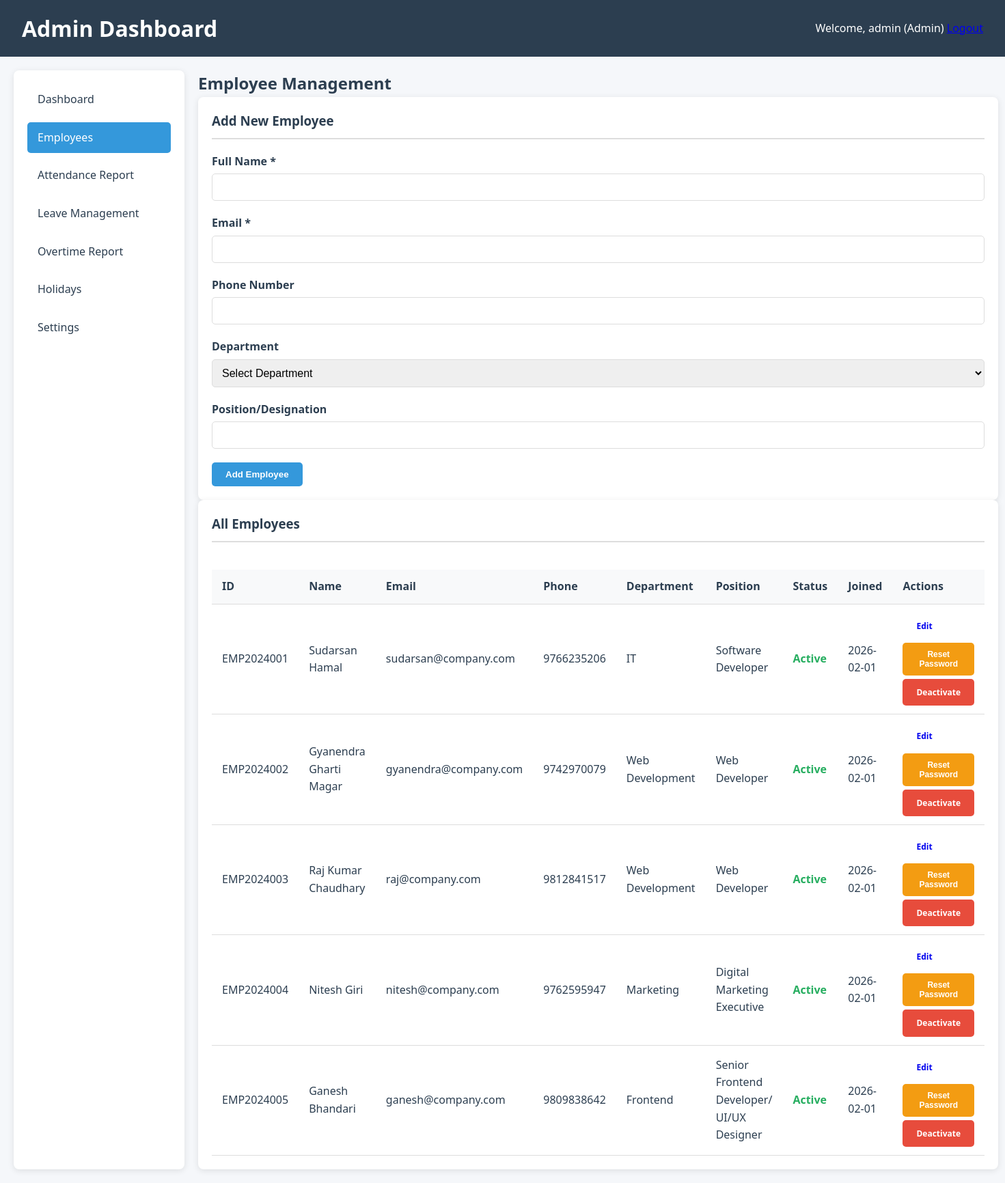
Page /admin/employees.php (signed in) on the committed database.
### tables this page shows
CREATE TABLE `employees` (
  `id` int(11) NOT NULL,
  `employee_id` varchar(20) NOT NULL,
  `name` varchar(100) NOT NULL,
  `email` varchar(100) NOT NULL,
  `phone` varchar(15) DEFAULT NULL,
  `department` varchar(50) DEFAULT NULL,
  `position` varchar(50) DEFAULT NULL,
  `password` varchar(255) NOT NULL,
  `created_at` timestamp NOT NULL DEFAULT current_timestamp(),
  `status` enum('active','inactive') DEFAULT 'active'
);

### admin/employees.php (the view, shortened to what this page needs)
<?php
require_once '../includes/functions.php';
$query = "SELECT * FROM employees ORDER BY created_at DESC";
$employees = mysqli_query($conn, $query);
$edit_employee = null;
?>
<!DOCTYPE html>
<html lang="en">
<head>
    <link rel="stylesheet" href="../assets/css/style.css">
</head>
<body>
    <?php
    $page = 'employees';
    include 'header.php';
    ?>
    <div class="container">
        <div class="dashboard-grid">
            <?php include 'sidebar.php'; ?>
            <main class="main-content">
                <h2>Employee Management</h2>
                <div class="card">
                    <h3><?php echo $edit_employee ? 'Edit Employee' : 'Add New Employee'; ?></h3>
                    <form method="POST" action="">
                        <div class="form-row">
                            <div class="form-group">
                                <label>Full Name *</label>
                                <input type="text" name="name" required
                                       value="<?php echo $edit_employee['name'] ?? ''; ?>">
                            </div>
                            <div class="form-group">
                                <label>Email *</label>
                                <input type="email" name="email" required
                                       value="<?php echo $edit_employee['email'] ?? ''; ?>">
                            </div>
                        </div>
                        <div class="form-row">
                            <div class="form-group">
                                <label>Phone Number</label>
                                <input type="text" name="phone"
                                       value="<?php echo $edit_employee['phone'] ?? ''; ?>">
                            </div>
                            <div class="form-group">
                                <label>Department</label>
                                <select name="department">
                                    <option value="">Select Department</option>
                                </select>
                            </div>
                        </div>
                        <div class="form-row">
                            <div class="form-group">
                                <label>Position/Designation</label>
                                <input type="text" name="position"
                                       value="<?php echo $edit_employee['position'] ?? ''; ?>">
                            </div>
                        </div>
                        <div class="form-actions">
                            <?php if ($edit_employee): ?>
                            <button type="submit" name="update_employee" class="btn btn-primary">
                                Update Employee
                            </button>
                            <a href="employees.php" class="btn btn-secondary">Cancel</a>
                            <?php else: ?>
                            <button type="submit" name="add_employee" class="btn btn-primary">
                                Add Employee
                            </button>
                            <?php endif; ?>
                        </div>
                    </form>
                </div>
                <div class="card">
                    <h3>All Employees</h3>
                    <div class="table-container">
                        <table class="data-table">
                            <thead>
                                <tr>
                                    <th>ID</th>
                                    <th>Name</th>
                                    <th>Email</th>
                                    <th>Phone</th>
                                    <th>Department</th>
                                    <th>Position</th>
                                    <th>Status</th>
                                    <th>Joined</th>
                                    <th>Actions</th>
                                </tr>
                            </thead>
                            <tbody>
                                <?php while ($employee = mysqli_fetch_assoc($employees)): ?>
                                <tr>
                                    <td><?php echo $employee['employee_id']; ?></td>
                                    <td><?php echo $employee['name']; ?></td>
                                    <td><?php echo $employee['email']; ?></td>
                                    <td><?php echo $employee['phone']; ?></td>
                                    <td><?php echo $employee['department']; ?></td>
                                    <td><?php echo $employee['position']; ?></td>
                                    <td>
                                        <span class="status-<?php echo $employee['status']; ?>">
                                            <?php echo ucfirst($employee['status']); ?>
                                        </span>
                                    </td>
                                    <td><?php echo date('Y-m-d', strtotime($employee['created_at'])); ?></td>
                                    <td>
                                        <div class="employee-actions">
                                            <a href="?edit=<?php echo $employee['id']; ?>"
                                               class="btn btn-sm btn-info">Edit</a>
                                            <form method="POST" action="" style="display:inline;">
                                                <button type="submit" name="reset_password"
                                                        class="btn btn-sm btn-warning"
                                                        onclick="return confirm('Reset password to default?')">
                                                    Reset Password
                                                </button>
                                            </form>
                                            <a href="?delete=<?php echo $employee['id']; ?>"
                                               class="btn btn-sm btn-danger"
                                               onclick="return confirm('Deactivate this employee?')">
                                                Deactivate
                                            </a>
                                        </div>
                                    </td>
                                </tr>
                                <?php endwhile; ?>
                            </tbody>
                        </table>
                    </div>
                </div>
            </main>
        </div>
    </div>
</body>
</html>

### admin/header.php (shortened to what this page needs)
<!DOCTYPE html>
<html lang="en">
<head>
    <link rel="stylesheet" href="../assets/css/style.css">
</head>
<body>
    <div class="container">
        <header class="header">
            <div class="header-left">
                <h1>Admin Dashboard</h1>
            </div>
            <div class="user-info">
                <span>Welcome, <?php echo $_SESSION['username']; ?> (Admin)</span>
                <a href="../logout.php" class="btn-logout">Logout</a>
            </div>
        </header>

### admin/sidebar.php
<nav class="sidebar">
    <ul>
        <li><a href="dashboard.php" class="<?php echo $page == 'dashboard' ? 'active' : ''; ?>">Dashboard</a></li>
        <li><a href="employees.php" class="<?php echo $page == 'employees' ? 'active' : ''; ?>">Employees</a></li>
        <li><a href="attendance_report.php" class="<?php echo $page == 'attendance_report' ? 'active' : ''; ?>">Attendance Report</a></li>
        <li><a href="leave_management.php" class="<?php echo $page == 'leave_management' ? 'active' : ''; ?>">Leave Management</a></li>
        <li><a href="overtime_report.php" class="<?php echo $page == 'overtime_report' ? 'active' : ''; ?>">Overtime Report</a></li>
        <li><a href="holidays.php" class="<?php echo $page == 'holidays' ? 'active' : ''; ?>">Holidays</a></li>
        <li><a href="settings.php" class="<?php echo $page == 'settings' ? 'active' : ''; ?>">Settings</a></li>
    </ul>
</nav>

### assets/css/style.css (style rules this page uses)
* { margin: 0; padding: 0; box-sizing: border-box; }
:root { --primary-color: #2c3e50; --secondary-color: #3498db; --success-color: #27ae60; --warning-color: #f39c12; --danger-color: #e74c3c; --info-color: #3498db; --light-bg: #f8f9fa; --dark-text: #2c3e50; --border-color: #ddd; }
body { font-family: 'Segoe UI', Tahoma, Geneva, Verdana, sans-serif; line-height: 1.6; color: var(--dark-text); background-color: #f5f7fa; }
.container { display: flex; flex-direction: column; min-height: 100vh; }
.header { background: var(--primary-color); color: white; padding: 1rem 2rem; display: flex; justify-content: space-between; align-items: center; }
.dashboard-grid { display: grid; grid-template-columns: 250px 1fr; gap: 20px; padding: 20px; flex: 1; }
.sidebar { background: white; border-radius: 8px; padding: 20px; box-shadow: 0 2px 10px rgba(0,0,0,0.1); }
.sidebar ul { list-style: none; }
.sidebar li { margin-bottom: 10px; }
.sidebar a { display: block; padding: 10px 15px; text-decoration: none; color: var(--dark-text); border-radius: 5px; transition: all 0.3s; }
.sidebar a:hover, .sidebar a.active { background: var(--secondary-color); color: white; }
.card { background: white; border-radius: 8px; padding: 20px; box-shadow: 0 2px 10px rgba(0,0,0,0.1); }
.card h3 { color: var(--primary-color); margin-bottom: 20px; padding-bottom: 10px; border-bottom: 2px solid var(--border-color); }
.btn { display: inline-block; padding: 10px 20px; border: none; border-radius: 5px; cursor: pointer; text-decoration: none; font-weight: 600; transition: all 0.3s; }
.btn-primary { background: var(--secondary-color); color: white; }
.btn-warning { background: var(--warning-color); color: white; }
.btn-danger { background: var(--danger-color); color: white; }
.form-group { margin-bottom: 20px; }
.form-group label { display: block; margin-bottom: 5px; font-weight: 600; }
.form-group input, .form-group select, .form-group textarea { width: 100%; padding: 10px; border: 1px solid var(--border-color); border-radius: 5px; font-size: 16px; }
.table-container { overflow-x: auto; }
.data-table { width: 100%; border-collapse: collapse; margin-top: 20px; }
.data-table th, .data-table td { padding: 12px 15px; text-align: left; border-bottom: 1px solid var(--border-color); }
.data-table th { background: var(--light-bg); font-weight: 600; }

### admin/employees.php (style rules this page uses)
.employee-actions { display: flex; gap: 5px; flex-wrap: wrap; }
.btn-sm { padding: 5px 10px; font-size: 12px; }
.status-active { color: #27ae60; font-weight: 600; }

### rows in the picture
employees: employee "EMP2024001", name "Sudarsan Hamal", email "sudarsan@company.com", phone "9766235206", department "IT", position "Software Developer", status "Active", created_at "2026-02-01"
employees: employee "EMP2024002", name "Gyanendra Gharti Magar", email "gyanendra@company.com", phone "9742970079", department "Web Development", position "Web Developer", status "Active", created_at "2026-02-01"
employees: employee "EMP2024003", name "Raj Kumar Chaudhary", email "raj@company.com", phone "9812841517", department "Web Development", position "Web Developer", status "Active", created_at "2026-02-01"
employees: employee "EMP2024004", name "Nitesh Giri", email "nitesh@company.com", phone "9762595947", department "Marketing", position "Digital Marketing Executive", status "Active", created_at "2026-02-01"
employees: employee "EMP2024005", name "Ganesh Bhandari", email "ganesh@company.com", phone "9809838642", department "Frontend", position "Senior Frontend Developer/ UI/UX Designer", status "Active", created_at "2026-02-01"

### other values in the picture
$_SESSION['username'] "admin"
